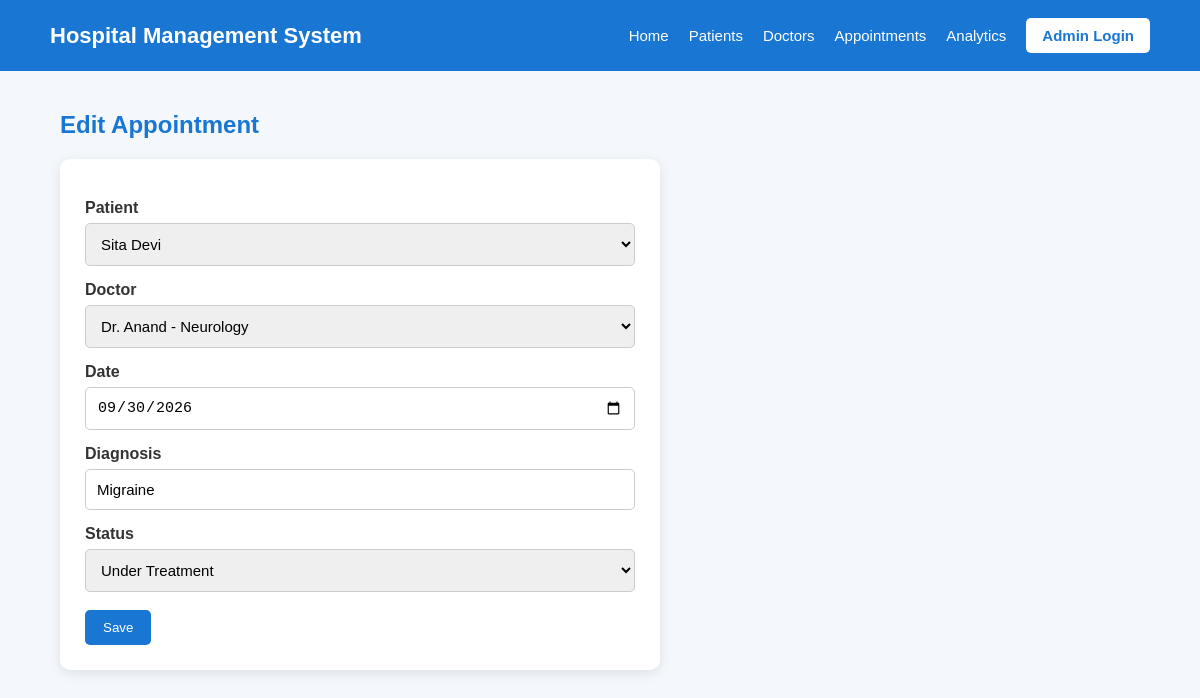
/appointments/2/edit, run on the app's committed database.
### models.py (models this page shows)
class Appointment(db.Model):
    __tablename__ = "appointments"
    id = db.Column(db.Integer, primary_key=True)
    patient_id = db.Column(
        db.Integer, db.ForeignKey("patients.id"), nullable=False
    )
    doctor_id = db.Column(
        db.Integer, db.ForeignKey("doctors.id"), nullable=False
    )
    date = db.Column(db.Date, nullable=False)
    diagnosis = db.Column(db.String(255), nullable=False)
    status = db.Column(db.String(50), nullable=False)
    patient = db.relationship("Patient", back_populates="appointments")
    doctor = db.relationship("Doctor", back_populates="appointments")

class Patient(db.Model):
    __tablename__ = "patients"
    id = db.Column(db.Integer, primary_key=True)
    name = db.Column(db.String(120), nullable=False)
    age = db.Column(db.Integer, nullable=False)
    gender = db.Column(db.String(20), nullable=False)
    contact = db.Column(db.String(20), unique=True, nullable=False)
    appointments = db.relationship(
        "Appointment", back_populates="patient",
        cascade="all, delete-orphan"
    )

class Doctor(db.Model):
    __tablename__ = "doctors"
    id = db.Column(db.Integer, primary_key=True)
    name = db.Column(db.String(120), nullable=False)
    specialization = db.Column(db.String(120), nullable=False)
    appointments = db.relationship(
        "Appointment", back_populates="doctor",
        cascade="all, delete-orphan"
    )

### routes/appointments.py (the view, shortened to what this page needs)
@appointments_bp.route("/appointments/<int:id>/edit", methods=["GET", "POST"])
def edit_appointment(id):
    appointment = Appointment.query.get_or_404(id)
    patients = Patient.query.all()
    doctors = Doctor.query.all()
    return render_template(
        "appointment_form.html",
        appointment=appointment,
        patients=patients,
        doctors=doctors
    )

### templates/appointment_form.html
{% extends "base.html" %}
{% block content %}
<h2>{{ "Edit Appointment" if appointment else "Schedule Appointment" }}</h2>
<form method="POST">
    <label>Patient</label>
    <select name="patient_id" required>
    {% for patient in patients %}
        <option value="{{ patient.id }}"
        {% if appointment and appointment.patient_id == patient.id %}selected{% endif %}>
            {{ patient.name }}
        </option>
    {% endfor %}
    </select>
    <label>Doctor</label>
    <select name="doctor_id" required>
    {% for doctor in doctors %}
        <option value="{{ doctor.id }}"
        {% if appointment and appointment.doctor_id == doctor.id %}selected{% endif %}>
            {{ doctor.name }} - {{ doctor.specialization }}
        </option>
    {% endfor %}
    </select>
    <label>Date</label>
    <input type="date" name="date"
           value="{{ appointment.date if appointment else '' }}" required>
    <label>Diagnosis</label>
    <input name="diagnosis"
           value="{{ appointment.diagnosis if appointment else '' }}" required>
    <label>Status</label>
    <select name="status" required>
        {% for status in ["Recovered", "Under Treatment", "Critical"] %}
        <option value="{{ status }}"
        {% if appointment and appointment.status == status %}selected{% endif %}>
            {{ status }}
        </option>
        {% endfor %}
    </select>
    <button type="submit">Save</button>
</form>
{% endblock %}

### static/style.css (style rules this page uses)
* { margin: 0; padding: 0; box-sizing: border-box; }
body { font-family: Arial, sans-serif; background: #f4f7fb; color: #333; }
h2 { color: #1976d2; margin-bottom: 20px; }
form { background: white; padding: 25px; border-radius: 10px; box-shadow: 0 3px 12px rgba(0, 0, 0, 0.1); max-width: 600px; }
label { display: block; margin-top: 15px; margin-bottom: 6px; font-weight: bold; }
input, select { width: 100%; padding: 11px; border: 1px solid #ccc; border-radius: 5px; font-size: 15px; }
button, .button { display: inline-block; margin-top: 18px; padding: 10px 18px; background: #1976d2; color: white; border: none; border-radius: 5px; text-decoration: none; cursor: pointer; }

### data on the page
Appointment: patient_id "Sita Devi", doctor_id "Dr. Anand - Neurology", date "09/30/2026", diagnosis "Migraine", status "Under Treatment"

### other printed values
{{ "Edit Appointment" if appointment else "Schedule Appointment" }} "Edit Appointment"
